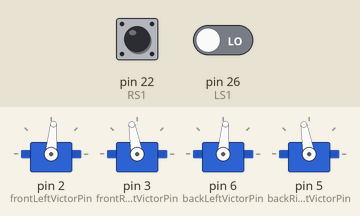
The sketch below on a simulated Arduino Mega 2560, built with avr-gcc and run on an emulated ATmega2560. Parts: 4 × servo. Inputs (shaded band) come from the test bench; at power-on: pin 22 (RS1) HIGH, pin 26 (LS1) LOW. What the sketch prints to the serial monitor is not drawn.

Above: at 0.05 s.
At 3.75 s:
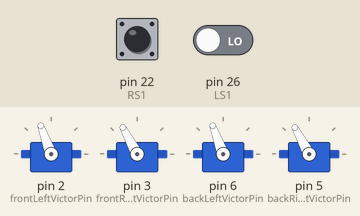
At 5.65 s:
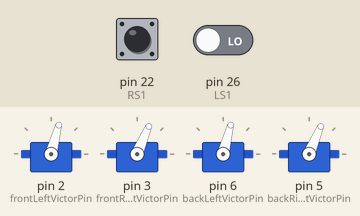
At 7.55 s:
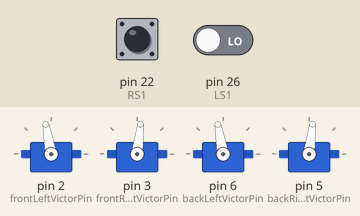
Timing chart, 0 to 9.8 s (numbered marks = the images above):
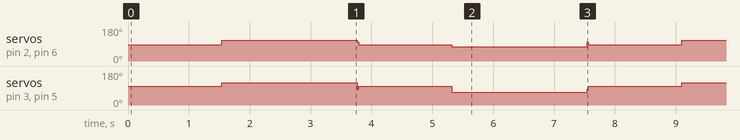

Measured:
- by itself, servo on pin 2 (frontLeftVictorPin), servo on pin 6 (backLeftVictorPin): repeats every 7.6 s: 100° 0.02 s, 85° 1.5 s, 75° 2.2 s, 100° 0.02 s, 85° 1.5 s, 110° 2.2 s
- by itself, servo on pin 3 (frontRightVictorPin), servo on pin 5 (backRightVictorPin): repeats every 7.6 s: 83° 0.02 s, 100° 1.5 s, 67° 2.2 s, 83° 0.02 s, 100° 1.5 s, 118° 2.2 s

The sketch:

EmbeddedProjectpt2_1.ino
```cpp
#include <Servo.h>
/**************************Autonomous Snow Plow**********************************
 * This code is intended for an autonomous snow plow project. This project will
 * simply prove the concept and IS NOT the full working sketch for a final
 * demonstration of such a project. This will simply prove the concept for our
 * intents and purposes here. What this code does is drives the robot forward until
 * it runs accross a piece of shiny reflective duct tape. It will then proceed to
 * backup for 1 and a half seconds, alternate whether is turns right or turns left
 * depending on what it did the previous run, and then proceed to drive forward
 * again until it crosses another piece of shiny reflective duct tape. Due to lack
 * of waterproofing our design, we did not actually run this in the snow so we do
 * not currently know if it will indeed push snow, but the power behind it does
 * suggest that it is indeed possible with this design. Further testing will be
 * needed for full implementation of this project.
 ********************************************************************************/
/******************Initialize our Victors (motor controllers)********************/
/*
 * The alternative to using servo library is pluggin these into the analog ports of
 * the Arduino. However, I find that they work better when plugged into the PWM bus.
 * If they are using the PWM bus they will need to be called servos.
 */
Servo frontLeftVictor; // Victor Motor Controllers must be declared as servos for them to work properly.
Servo frontRightVictor; // Victor Motor controllers must be declared as servos for them to work properly.
Servo backLeftVictor;
Servo backRightVictor;
/******************Victor Pin Definitions****************************************/
#define backLeftVictorPin 6
#define backRightVictorPin 5
#define frontLeftVictorPin 2
#define frontRightVictorPin 3

/******************Light Sensor Pin Definitions**********************************/
/*
 * Our light sensors will trip when we pass over shiny duct tape. This will act as our barrier
 * for proof of concept. If the full implementation of this project we will need an inductive
 * fence (or invisible dog fence) that will create a signal when the barrier has been passed.
 * For our intents and purposes, however, this will suffice.
 */
#define RS1 22 // This is to ensure that we know where we're plugging in our light sensors to find the line.
#define RS2 24
#define LS1 26
#define LS2 28
/*****************Global Variables*************************************************/
int count = 0;
unsigned long timeNow = 0;
unsigned long howLongBack = 1500;
unsigned long howLongTurn = 2250;


void setup() {
/**************Victor Setup*******************/
/* We need to use 4 Victors because we are using 4 motors. Each motor will get
 *  Its own victor so we can control speed variable per motor. The alternative
 *  to this is putting two motors on one victor to create more space on the
 *  board and less clutter in the code but that may not be ideal for callibration
 *  purposes.
 */
  frontLeftVictor.attach(frontLeftVictorPin); // attaches Victor 1 to pin 2
  frontRightVictor.attach(frontRightVictorPin); // attaches Victor 2 to pin 3
  backLeftVictor.attach(backLeftVictorPin); // attaches Victor 3 to pin 6
  backRightVictor.attach(backRightVictorPin); // attaches Victor 4 to pin 5

/***************Light Sensor Setup************/
/*
 * Each light sensor will act as a digital input that will read LOW
 * when passing over the duct tape and will have no other value in our tests
 * due to the adjustment of the sensors and the reflectivness of the tape.
 */
  pinMode(RS1, INPUT);
  pinMode(RS2, INPUT);
  pinMode(LS1, INPUT);
  pinMode(LS2, INPUT);
/*
 * This is simply so we can run error diagnostics to see if certain functions are being called
 * and things are executing correctly.
 */
  Serial.begin(9600);
}
/*************BACKUP*****************************************/
/*
 * These values are not particularly fast but they will prevent slipping
 * since the ground will be slick. We don't want speed anyways, we want torque.
 * Perhaps now is a good time to mention what type of motor we're using. We're
 * using 4 CIM 12 V/ 27 A rated motors. Two go into each gear box. The gear box used
 * is a Tough Box produced and distributed by AndyMark. These parts were provided
 * to us by the FIRST Robotics Competition Team 1566 in Idaho Falls, Idaho.
 */
void backup(){
  Serial.print("backup was called\n");
  frontLeftVictor.write(85);
  backLeftVictor.write(85);
  frontRightVictor.write(100);
  backRightVictor.write(100);
}
/************************Turn Right***************************/
/*
 * We want our left side going faster than our right side to turn
 * in the right direction. To help with turning, we are having our
 * right side actually go backwards. The right side motors run a little
 * slow so we have to adjust the numbers accordingly for calibration. These
 * values will not necessarily be the ones used in other projects used in the
 * future.
 */
void turnRight() {
   Serial.print("turnRight was called\n");

    frontLeftVictor.write(110);
    backLeftVictor.write(110);
    frontRightVictor.write(118);
    backRightVictor.write(118);
}
/******************Turn Left******************************/
/*
 * This is the opposite logic of turnRight. This runs the
 * right side faster than the left to produce a left side turn
 * and to aid in this, the left side will begin running in reverse.
 */
void turnLeft() {
  Serial.print("turnLeft was called\n");
  frontLeftVictor.write(75);
  backLeftVictor.write(75);
  frontRightVictor.write(67);
  backRightVictor.write(67);
}
void loop() {
/**************Motor Running Forward*******************/
/*
 * The robot will run forward until it comes accross a
 * LOW signal from a light sensor. This should ONLY occur
 * because it went over the duct tape line we set up. When
 * this happens, the backup function is called and depending
 * on whose turn it is, either turnRight or turnLeft will be
 * called and will return to this; waiting for another LOW
 * signal to trip the sensors.
 */
   frontLeftVictor.write(100);
   backLeftVictor.write(100);
   frontRightVictor.write(83); //Right motors face opposite direction of left motors so they need to run the opposite direction.
   backRightVictor.write(83);
   if(digitalRead(RS1) == LOW || digitalRead(LS1) == LOW || digitalRead(RS2) == LOW || digitalRead(LS2) == LOW )
   {
      timeNow = millis(); // We use this to have timed loops instead of logic loops.
      while(millis() - timeNow < howLongBack ) // The timed loop here will run for 1.5 seconds
      {
        backup();
      }
      count++;
      Serial.print(count);
      if ( count % 2 == 1 ) // On odd passes, we want to turn right.
      {
        Serial.print("IF occurred\n");
        timeNow = millis();
        while(millis() - timeNow < howLongTurn ) // The timed loop here will run for 2.25 seconds
        {
          turnRight();
        }
      }
      else if ( count % 2 == 0 )
      {
         timeNow = millis();
         Serial.print("ELSE occurred\n"); // On even passes, we want to turn left.
         while(millis() - timeNow < howLongTurn)// The timed loop here will run for 2.25 seconds
         {
           turnLeft();
         }
      }
    }
}
```
